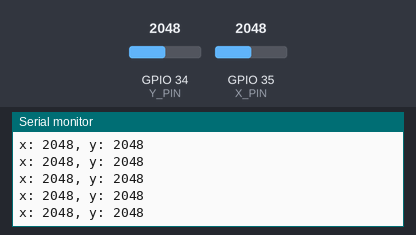
A sketch run on a simulated ESP32. Shown: the last lines printed to the serial monitor. The inputs (shaded band) are chosen by the test bench; at power-on: GPIO 34 (Y_PIN) = 2048, GPIO 35 (X_PIN) = 2048.

Above: at 1.2 s.
1.3 s: GPIO 34 (Y_PIN) set to 2866
At 1.31 s:
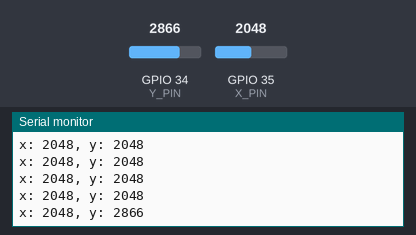
2.8 s: GPIO 35 (X_PIN) set to 2866
At 2.81 s:
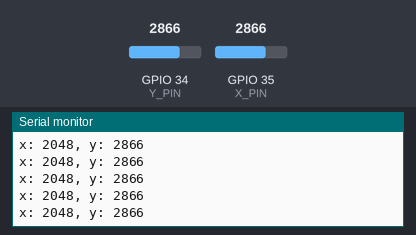
4.3 s: GPIO 34 (Y_PIN) set to 3603
At 4.32 s:
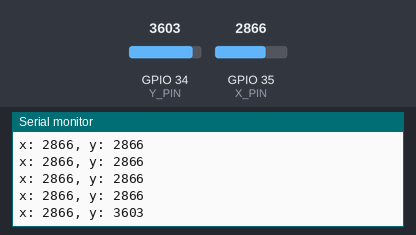
5.8 s: GPIO 35 (X_PIN) set to 3603
At 5.83 s:
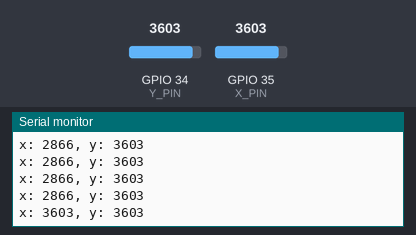
Timing chart, 0 to 8.3 s (numbered marks = the images above; inputs shaded):
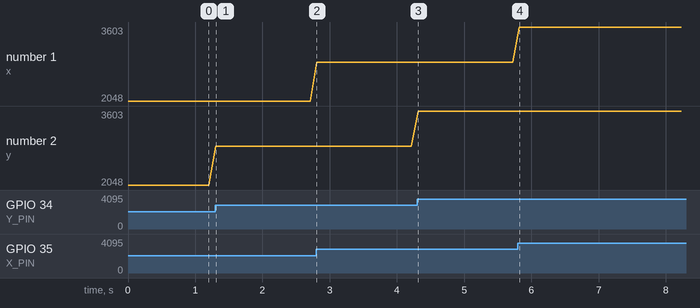

The sketch:

009independentJoystickPolling.ino
```cpp
#define X_PIN 35
#define Y_PIN 34

void setup(){
  Serial.begin(115200);
  pinMode(X_PIN, INPUT);
  pinMode(Y_PIN, INPUT);
}

void loop(){
  Serial.printf("x: %d, y: %d\r\n", analogRead(X_PIN), analogRead(Y_PIN));
  delay(100);
}
```

Measured:
- after the input at 1.3 s, the serial monitor: prints a new line at once (image 1)
- after the input at 4.3 s, the serial monitor: prints a new line at once (image 3)
- after the input at 5.8 s, the serial monitor: prints a new line at once (image 4)
- plotted number 2: 2048 → 2866 after the input at 1.3 s, 2866 → 3603 after the input at 4.3 s
